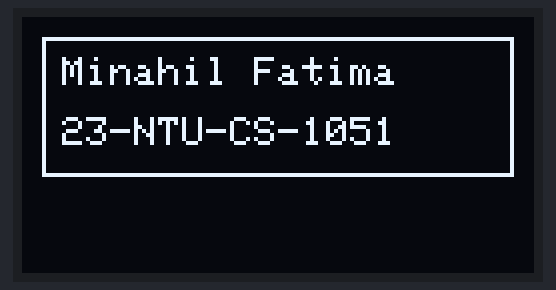
Simulated run of this program. Board: ESP32. Parts: 128×64 one-colour display.

Above: at 0.1 s.

The program:

main.cpp
```cpp
#include <Wire.h>
#include <Adafruit_GFX.h>
#include <Adafruit_SSD1306.h>

// ---- OLED setup ----
#define SCREEN_WIDTH 128
#define SCREEN_HEIGHT 64
#define OLED_ADDR 0x3C

Adafruit_SSD1306 display(SCREEN_WIDTH, SCREEN_HEIGHT, &Wire, -1);

void setup() {
  Wire.begin(21, 22); // ESP32 default I2C pins (SDA=21, SCL=22)

  if (!display.begin(SSD1306_SWITCHCAPVCC, OLED_ADDR)) {
    for (;;); // If OLED init fails, halt here
  }

  display.clearDisplay();
}

void loop() {
  display.clearDisplay();

  // --- Set text properties ---
  display.setTextSize(1);            // Small text for name
  display.setTextColor(SSD1306_WHITE);
  display.setCursor(10, 10);         // Position for name
  display.println("Minahil Fatima");

  display.setTextSize(1);            // Small text for ID
  display.setCursor(10, 25);         // Position for ID below name
  display.println("23-NTU-CS-1051");

  // --- Draw a rectangle around the text ---
  // Parameters: x, y, width, height, color
  display.drawRect(5, 5, 118, 35, SSD1306_WHITE);

  display.display();                  // Push to OLED
  delay(5000);                        // Wait 5 seconds
}
```
